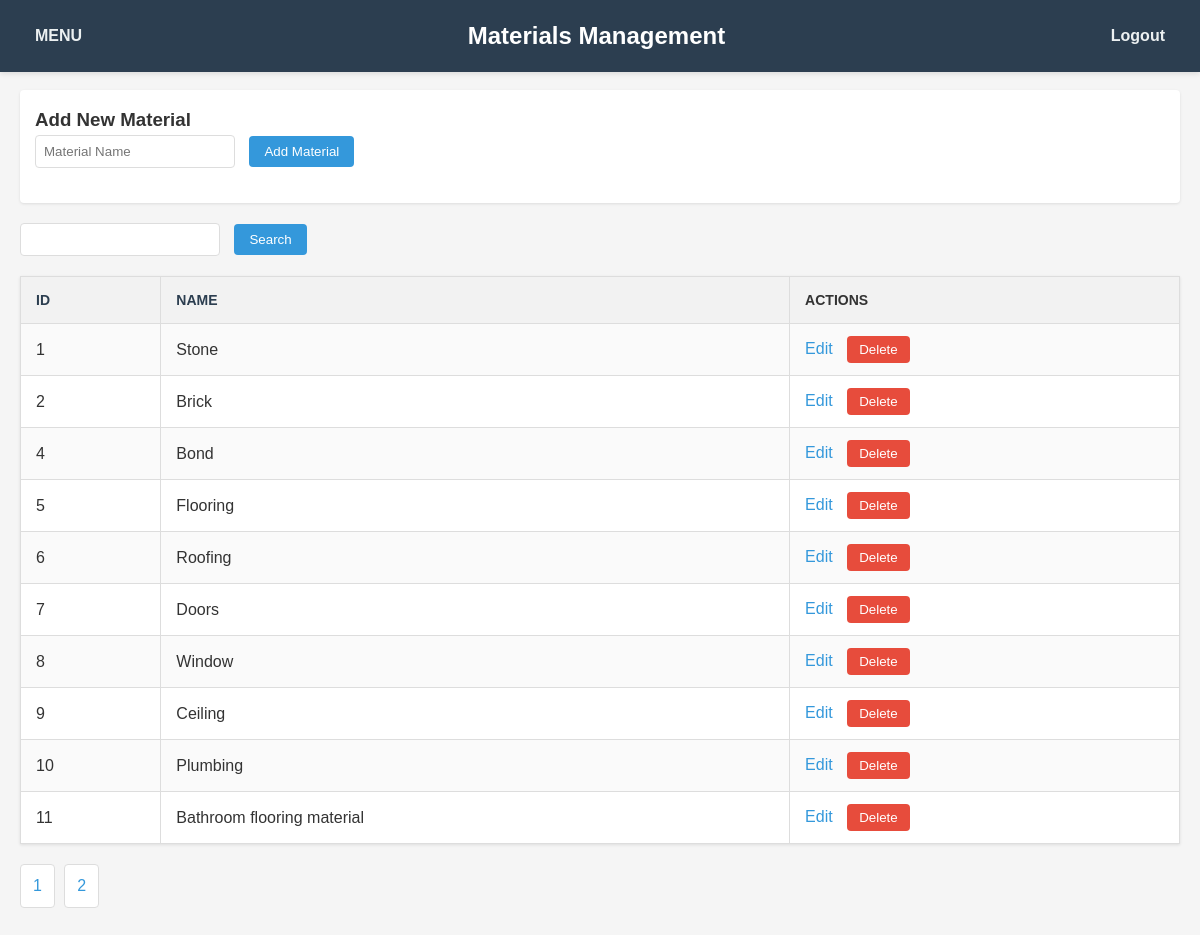
/admin/materials.php (signed in), run on the app's committed database.
### tables this page shows
CREATE TABLE `materials` (
  `material_id` int(11) NOT NULL,
  `material_name` varchar(100) NOT NULL
);

### admin/materials.php (the view, shortened to what this page needs)
<?php
require_once 'db_connect.php';
$items_per_page = 10;
$page = isset($_GET['page']) ? (int)$_GET['page'] : 1;
$offset = ($page - 1) * $items_per_page;
$search = isset($_GET['search']) ? $_GET['search'] : '';
$sort = isset($_GET['sort']) ? $_GET['sort'] : 'material_id';
$order = isset($_GET['order']) ? $_GET['order'] : 'ASC';
$allowed_sorts = ['material_id', 'material_name'];
$sort = in_array($sort, $allowed_sorts) ? $sort : 'material_id';
$count_stmt = $pdo->prepare("SELECT COUNT(*) FROM materials WHERE material_name LIKE ?");
$count_stmt->execute(["%$search%"]);
$total_items = $count_stmt->fetchColumn();
$total_pages = ceil($total_items / $items_per_page);
$stmt = $pdo->prepare("SELECT * FROM materials WHERE material_name LIKE ? ORDER BY $sort $order LIMIT ? OFFSET ?");
$stmt->bindValue(1, "%$search%", PDO::PARAM_STR);
$stmt->bindValue(2, (int)$items_per_page, PDO::PARAM_INT);
$stmt->bindValue(3, (int)$offset, PDO::PARAM_INT);
$stmt->execute();
$materials = $stmt->fetchAll(PDO::FETCH_ASSOC);
?>
<!DOCTYPE html>
<html>
<head>
</head>
<body>
    <div class="navbar">
        <a href="../admin/menu.php" class="logout-link">MENU</a>
        <h2>Materials Management</h2>
        <a href="../login/logout.php" class="logout-link">Logout</a>
    </div>
    <div class="container">
        <div class="add-form">
            <h3>Add New Material</h3>
            <form method="POST">
                <input type="text" name="material_name" placeholder="Material Name" required>
                <input type="submit" name="add" value="Add Material">
            </form>
        </div>
        <form method="GET">
            <input type="text" name="search" value="<?php echo htmlspecialchars($search); ?>">
            <input type="submit" value="Search">
        </form>
        <table>
            <tr>
                <th><a href="?sort=material_id&order=<?php echo $order === 'ASC' ? 'DESC' : 'ASC'; ?>">ID</a></th>
                <th><a href="?sort=material_name&order=<?php echo $order === 'ASC' ? 'DESC' : 'ASC'; ?>">Name</a></th>
                <th>Actions</th>
            </tr>
            <?php foreach ($materials as $material): ?>
                <tr>
                    <td><?php echo $material['material_id']; ?></td>
                    <td><?php echo htmlspecialchars($material['material_name']); ?></td>
                    <td>
                        <a href="#" class="edit-btn" data-id="<?php echo $material['material_id']; ?>" data-name="<?php echo htmlspecialchars($material['material_name']); ?>">Edit</a>
                        <form method="POST" style="display:inline;">
                            <input type="submit" name="delete" value="Delete" onclick="return confirm('Are you sure?');">
                        </form>
                    </td>
                </tr>
            <?php endforeach; ?>
        </table>
        <?php
        for ($i = 1; $i <= $total_pages; $i++) {
            echo "<a href='?page=$i&sort=$sort&order=$order&search=" . urlencode($search) . "'>$i</a> ";
        }
        ?>
    </div>
</body>
</html>

### admin/materials.php (style rules this page uses)
* { margin: 0; padding: 0; box-sizing: border-box; }
body { font-family: Arial, sans-serif; background-color: #f5f5f5; color: #333; line-height: 1.6; }
.navbar { background-color: #2c3e50; padding: 15px 20px; position: fixed; top: 0; width: 100%; display: flex; justify-content: space-between; align-items: center; box-shadow: 0 2px 5px rgba(0,0,0,0.1); }
.navbar h2 { color: white; margin: 0; }
.logout-link { color: #ecf0f1; text-decoration: none; font-weight: bold; padding: 8px 15px; border-radius: 4px; transition: background-color 0.3s; }
.container { padding: 90px 20px 20px; max-width: 1200px; margin: 0 auto; }
form { margin-bottom: 20px; }
input[type="text"] { padding: 8px; width: 200px; border: 1px solid #ddd; border-radius: 4px; margin-right: 10px; }
input[type="submit"] { padding: 8px 15px; background-color: #3498db; color: white; border: none; border-radius: 4px; cursor: pointer; transition: background-color 0.3s; }
table { border-collapse: collapse; width: 100%; margin: 20px 0; background-color: white; box-shadow: 0 1px 3px rgba(0,0,0,0.1); }
th, td { border: 1px solid #ddd; padding: 12px 15px; text-align: left; }
th { background-color: #f2f2f2; font-weight: bold; text-transform: uppercase; font-size: 14px; }
tr:nth-child(even) { background-color: #fafafa; }
th a { color: #2c3e50; text-decoration: none; }
td a { color: #3498db; text-decoration: none; margin-right: 10px; }
input[name="delete"] { background-color: #e74c3c; color: white; border: none; padding: 6px 12px; border-radius: 4px; cursor: pointer; transition: background-color 0.3s; }
.container > a { display: inline-block; padding: 8px 12px; margin: 0 5px 10px 0; background-color: white; color: #3498db; text-decoration: none; border: 1px solid #ddd; border-radius: 4px; transition: all 0.3s; }
.add-form, .edit-modal { margin-bottom: 20px; padding: 15px; background-color: white; border-radius: 4px; box-shadow: 0 1px 3px rgba(0,0,0,0.1); }

### data on the page
materials: material_id "1", material_name "Stone"
materials: material_id "2", material_name "Brick"
materials: material_id "4", material_name "Bond"
materials: material_id "5", material_name "Flooring"
materials: material_id "6", material_name "Roofing"
materials: material_id "7", material_name "Doors"
materials: material_id "8", material_name "Window"
materials: material_id "9", material_name "Ceiling"
materials: material_id "10", material_name "Plumbing"
materials: material_id "11", material_name "Bathroom flooring material"
